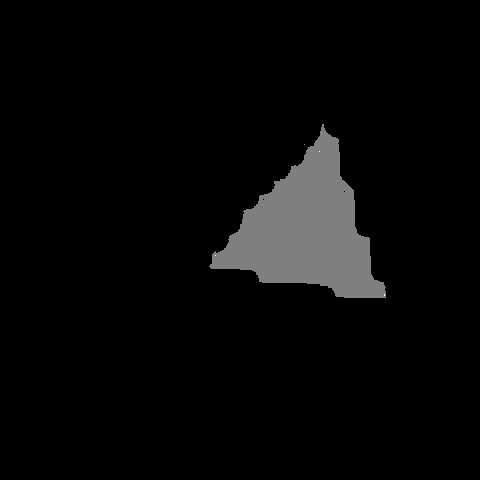
#> input picture datasets/trimaps/image_1042.jpg, 480 x 480 px; its folder holds 4 pictures in this run
$ python visualize_masks.py
#> lines starting #> are read from the running program, lines starting #| are printed output that depends on the picture
#!/usr/bin/env python3
# -*- coding: utf-8 -*-
"""
Created on Sun Nov  4 22:47:38 2018

@author: shirhe-lyh
"""

import cv2
import glob
import numpy as np
import os


if __name__ == '__main__':
    masks_dir = './datasets/trimaps'
    output_dir = './datasets/trimaps_recgonized'

    if not os.path.exists(output_dir):
        os.mkdir(output_dir)

    for mask_path in glob.glob(os.path.join(masks_dir, '*.*')):
        mask = cv2.imread(mask_path, 0) * 255
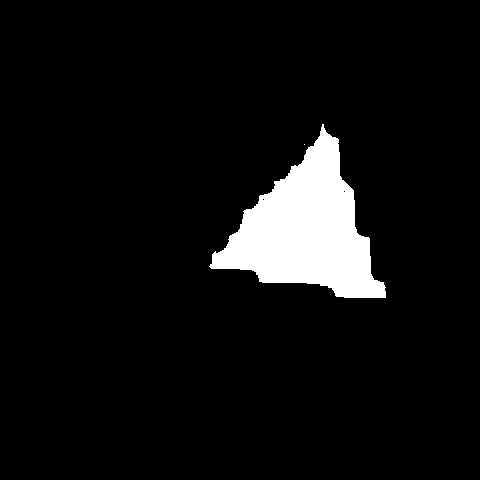
#> mask: shape (480, 480); min 0, max 255, mean 16.4
        mask_name = mask_path.split('/')[-1]
        if np.sum(mask) < 1:
            print('invalid mask: %s' % mask_name)
        output_path = os.path.join(output_dir, mask_name)
        cv2.imwrite(output_path, mask)
#> pass 2 of the loop `for mask_path in glob.glob(os.path.join(masks_dir, '*.*')):`:
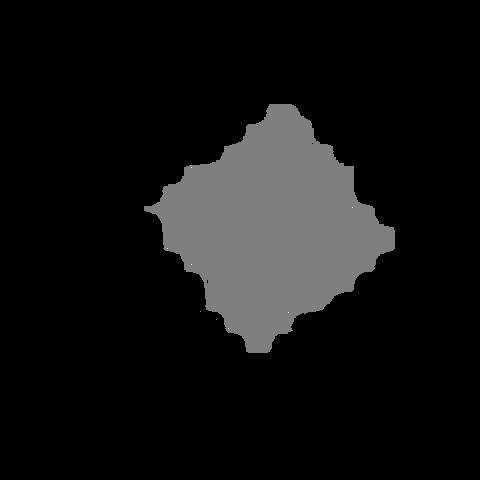
#> input picture datasets/trimaps/image_1059.jpg, 480 x 480 px
#> `mask = cv2.imread(mask_path, 0) * 255`:
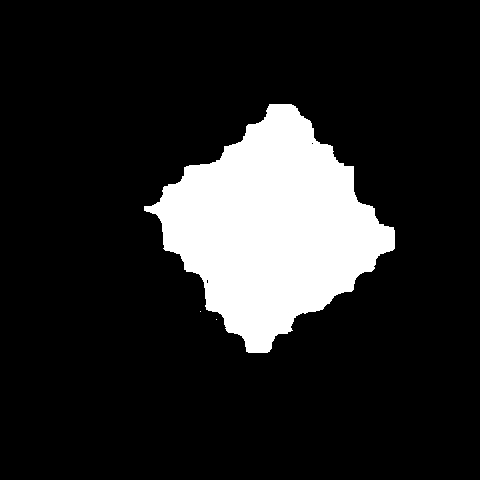
#> mask: shape (480, 480); min 0, max 255, mean 37.7
#> pass 3 of the loop `for mask_path in glob.glob(os.path.join(masks_dir, '*.*')):`:
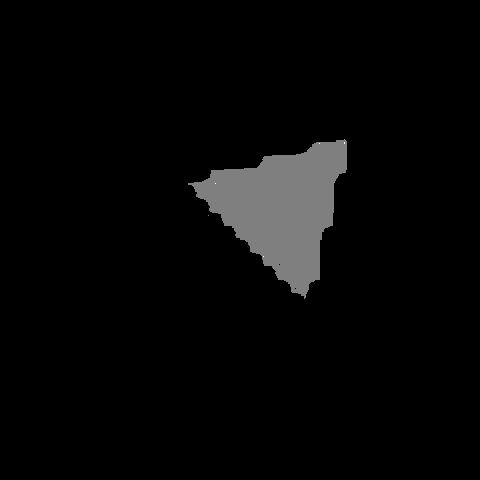
#> input picture datasets/trimaps/image_1223.jpg, 480 x 480 px
#> `mask = cv2.imread(mask_path, 0) * 255`:
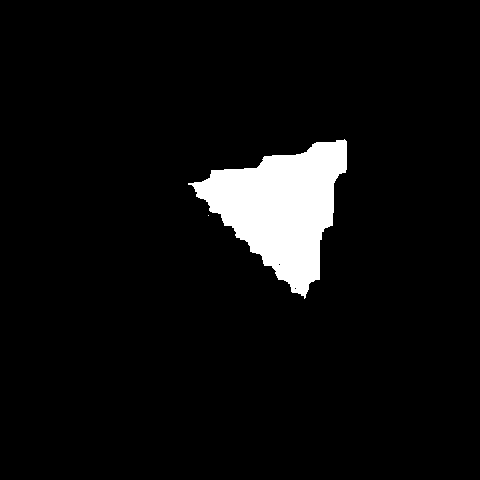
#> mask: shape (480, 480); min 0, max 255, mean 14.2
#> the loop made 4 passes; the first 3 are shown
